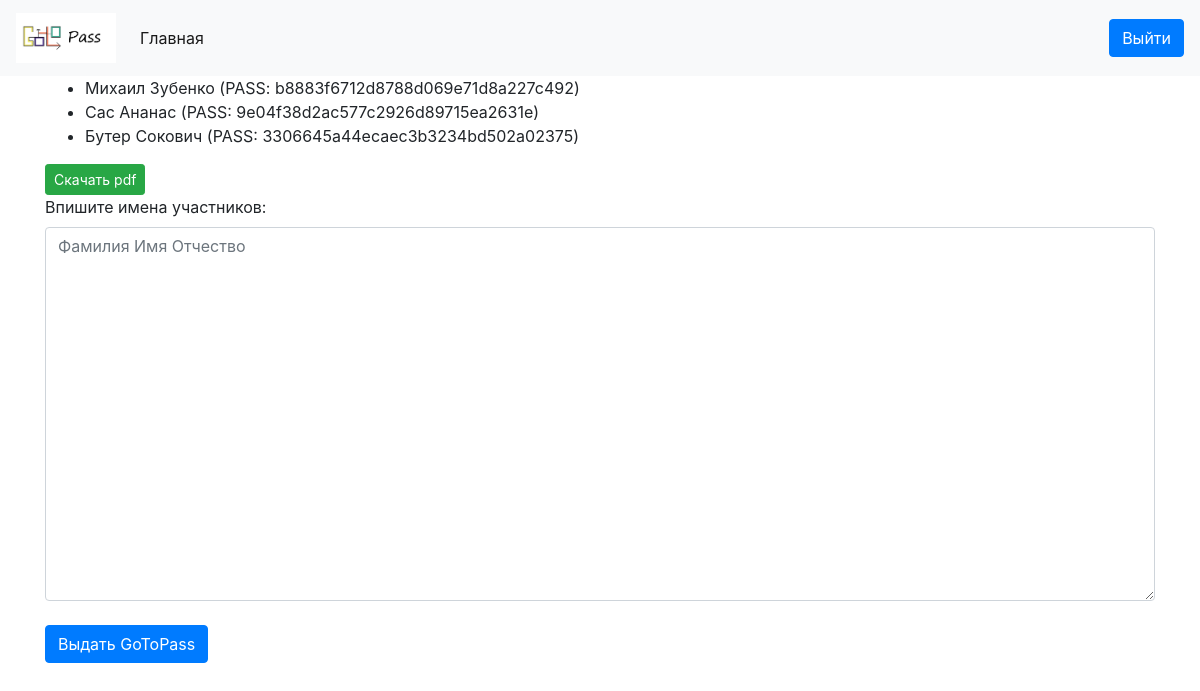
The app's page / (signed in) with its own data.
### Pass/models.py (models this page shows)
class Person(models.Model):
    name = models.TextField()
    surname = models.TextField()
    otchestvo = models.TextField()
    tg_id = models.TextField()
    pass_gen = models.TextField()

### Pass/views.py (the view, shortened to what this page needs)
# urls.py: path('', admink)
def admink(request):
    if request.user.is_authenticated:
        if request.method == 'GET':
            students = Person.objects.all()
            return render(request, 'admin.html', {'students': students})
    else:
        return redirect('/login')

### Pass/templates/admin.html (shortened to what this page needs)
{% extends 'base.html' %}
{% block content %}
<ul>
{% for student in students %}
    <li>{{ student.name }} {{ student.surname }} (PASS: {{ student.pass_gen }})</li>
{% endfor %}
</ul>
<a href="/pdf" class="btn btn-success btn-sm">Скачать pdf</a>
<div class="form-group">
<form method="post">
<label for textarea>Впишите имена участников:</label>
<textarea placeholder="Фамилия Имя Отчество" class="form-control" name="FirstLastname" rows="15" id="textarea"></textarea><br>
<input type="submit" name="submit" class="btn btn-primary" value="Выдать GoToPass" />
</form>
</div>
{% endblock %}

### records on screen
Person: name "Михаил", surname "Зубенко", pass_gen "b8883f6712d8788d069e71d8a227c492"
Person: name "Сас", surname "Ананас", pass_gen "9e04f38d2ac577c2926d89715ea2631e"
Person: name "Бутер", surname "Сокович", pass_gen "3306645a44ecaec3b3234bd502a02375"
